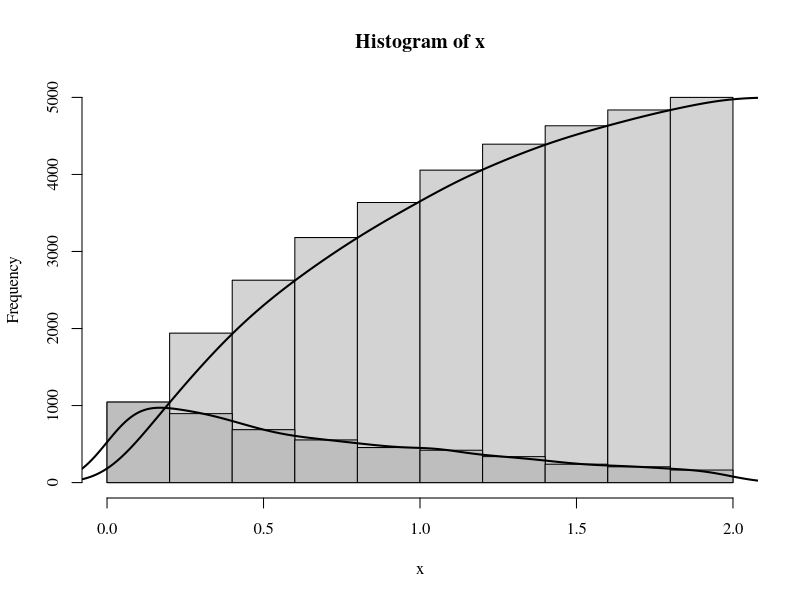

Recreate this plot in R.
par(family = 'serif')
setwd("/Users/mikhailgaerlan/Box Sync/Education/UC Davis/2016-2017 Spring/STA 243 Computational Statistics/Assignments/Assignment 3")
rm(list=ls())

n = 5000
u = runif(n)
x = -log(1-(1-exp(-2))*u)

h = hist(x,plot=F)
hcum = h
hcum$counts=cumsum(hcum$counts)
plot(hcum)
plot(h,add=T,col='grey')

d = density(x)
lines(d$x,d$y*length(x)*diff(h$breaks)[1],lwd=2)
lines(d$x,cumsum(d$y)/max(cumsum(d$y))*length(x),lwd=2)